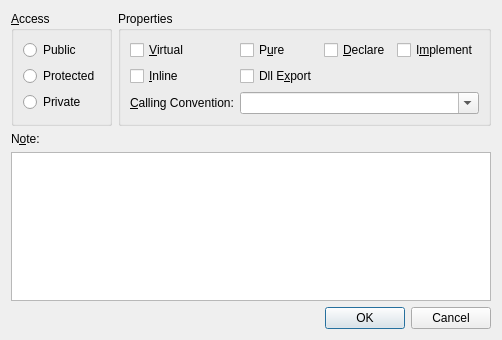
<?xml version="1.0" encoding="UTF-8"?>
<ui version="4.0">
 <class>DestructorDialog</class>
 <widget class="QDialog" name="DestructorDialog">
  <property name="geometry">
   <rect>
    <x>0</x>
    <y>0</y>
    <width>470</width>
    <height>340</height>
   </rect>
  </property>
  <property name="windowTitle">
   <string>Destructor</string>
  </property>
  <layout class="QVBoxLayout" name="mainLayout">
   <item>
    <layout class="QHBoxLayout" name="topRow">
     <item>
      <widget class="QGroupBox" name="groupAccess">
       <property name="title">
        <string>&amp;Access</string>
       </property>
       <layout class="QVBoxLayout" name="accessLayout">
        <item>
         <widget class="QRadioButton" name="radioPublic">
          <property name="text">
           <string>Public</string>
          </property>
         </widget>
        </item>
        <item>
         <widget class="QRadioButton" name="radioProtected">
          <property name="text">
           <string>Protected</string>
          </property>
         </widget>
        </item>
        <item>
         <widget class="QRadioButton" name="radioPrivate">
          <property name="text">
           <string>Private</string>
          </property>
         </widget>
        </item>
       </layout>
      </widget>
     </item>
     <item>
      <widget class="QGroupBox" name="groupProperties">
       <property name="title">
        <string>Properties</string>
       </property>
       <layout class="QGridLayout" name="propertiesLayout">
        <item row="0" column="0">
         <widget class="QCheckBox" name="checkVirtual">
          <property name="text">
           <string>&amp;Virtual</string>
          </property>
         </widget>
        </item>
        <item row="0" column="1">
         <widget class="QCheckBox" name="checkPure">
          <property name="text">
           <string>P&amp;ure</string>
          </property>
         </widget>
        </item>
        <item row="0" column="2">
         <widget class="QCheckBox" name="checkDeclare">
          <property name="text">
           <string>&amp;Declare</string>
          </property>
         </widget>
        </item>
        <item row="0" column="3">
         <widget class="QCheckBox" name="checkImplement">
          <property name="text">
           <string>I&amp;mplement</string>
          </property>
         </widget>
        </item>
        <item row="1" column="0">
         <widget class="QCheckBox" name="checkInline">
          <property name="text">
           <string>&amp;Inline</string>
          </property>
         </widget>
        </item>
        <item row="1" column="1">
         <widget class="QCheckBox" name="checkDllExport">
          <property name="text">
           <string>Dll E&amp;xport</string>
          </property>
         </widget>
        </item>
        <item row="2" column="0">
         <widget class="QLabel" name="labelCallingConvention">
          <property name="text">
           <string>&amp;Calling Convention:</string>
          </property>
          <property name="buddy">
           <cstring>comboCallingConvention</cstring>
          </property>
         </widget>
        </item>
        <item row="2" column="1" colspan="3">
         <widget class="QComboBox" name="comboCallingConvention">
          <property name="editable">
           <bool>true</bool>
          </property>
          <item>
           <property name="text">
            <string/>
           </property>
          </item>
          <item>
           <property name="text">
            <string>__cdecl</string>
           </property>
          </item>
          <item>
           <property name="text">
            <string>__stdcall</string>
           </property>
          </item>
          <item>
           <property name="text">
            <string>__fastcall</string>
           </property>
          </item>
          <item>
           <property name="text">
            <string>STDMETHODCALLTYPE</string>
           </property>
          </item>
         </widget>
        </item>
       </layout>
      </widget>
     </item>
    </layout>
   </item>
   <item>
    <widget class="QLabel" name="labelNote">
     <property name="text">
      <string>N&amp;ote:</string>
     </property>
     <property name="buddy">
      <cstring>plainTextNote</cstring>
     </property>
    </widget>
   </item>
   <item>
    <widget class="QPlainTextEdit" name="plainTextNote"/>
   </item>
   <item>
    <widget class="QDialogButtonBox" name="buttonBox">
     <property name="orientation">
      <enum>Qt::Orientation::Horizontal</enum>
     </property>
     <property name="standardButtons">
      <set>QDialogButtonBox::StandardButton::Cancel|QDialogButtonBox::StandardButton::Ok</set>
     </property>
    </widget>
   </item>
  </layout>
 </widget>
 <resources/>
 <connections/>
</ui>
